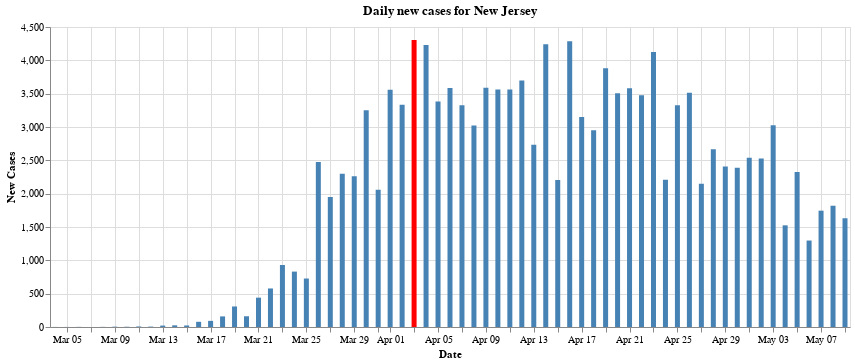

The notebook cell saved with this chart:
### Markdown cell above
## 11 - Graph of daily new cases in New Jersey
Below we plot a graph that shows the increase in cases per day. 
There is a lot of talk on the news about "flattening the curve", however in the daily briefings that Governor Murphy holds, he only talks about developments from the overnight, and rarely shows the actual data plotted as a bar chart. The below chart actually visualizes the said curve that everyone is talking about. And we can see that it is, in fact, flattening

### Code cell
jersey_cases_full=us_states[us_states.state=="New Jersey"]
jersey_cases_county_full=us_counties[us_counties["state"]=="New Jersey"]

jersey_cases=jersey_cases_full.drop('state', axis=1)
jersey_cases=jersey_cases.drop('fips', axis=1)

first_case_date=jersey_cases.iloc[0].date
date_object=first_case_date
# date_object = datetime.strptime(first_case_date, '%Y-%m-%d')
date_object = date_object - timedelta(days=1)
time_string = date_object.strftime('%Y-%m-%d')

jersey_cases.loc[-1] = [time_string, 0, 0]  # adding a row
jersey_cases.index = jersey_cases.index + 1  # shifting index
jersey_cases = jersey_cases.sort_index()  # sorting by index
    
jersey_cases=jersey_cases.set_index('date')


daily_new_cases = jersey_cases.diff()
daily_new_cases=daily_new_cases.reset_index()
daily_new_cases=daily_new_cases.drop(0, axis=0)
daily_new_cases = daily_new_cases.astype({"cases": int, "deaths": int})
daily_new_cases=daily_new_cases.rename(columns={'cases': 'new_cases', 'deaths': 'new_deaths'})


# display(daily_new_cases)


max_daily_increase = daily_new_cases['new_cases'].max()
# display(max_daily_increase)

chart = alt.Chart(daily_new_cases).mark_bar().encode(
    y=alt.Y('new_cases:Q', axis=alt.Axis(title='New Cases')),
    x=alt.X('date:T', axis=alt.Axis(format='%b %d', title='Date')),
    # The highlight will be set on the result of a conditional statement
    color=alt.condition(
        alt.datum.new_cases == max_daily_increase,
        alt.value('red'),    
        alt.value('steelblue')  
    ),
    tooltip=['date:T','new_cases']

).properties(
    width=800,
    title="Daily new cases for New Jersey"
)

    
display(chart)

### Figure 1 — Vega-Lite specification as saved in the notebook (floating-point values rounded to 4 significant figures)
{"config": {"view": {"continuousWidth": 400, "continuousHeight": 300}}, "data": {"name": "data-37fcf27cec509345ecfb55f2c187d1d5"}, "mark": "bar", "encoding": {"color": {"condition": {"value": "red", "test": "(datum.new_cases === 4305)"}, "value": "steelblue"}, "tooltip": [{"type": "temporal", "field": "date"}, {"type": "quantitative", "field": "new_cases"}], "x": {"type": "temporal", "axis": {"format": "%b %d", "title": "Date"}, "field": "date"}, "y": {"type": "quantitative", "axis": {"title": "New Cases"}, "field": "new_cases"}}, "title": "Daily new cases for New Jersey", "width": 800, "$schema": "https://vega.github.io/schema/vega-lite/v4.8.1.json", "datasets": {"data-37fcf27cec509345ecfb55f2c187d1d5": [{"date": "2020-03-04T00:00:00", "new_cases": 1, "new_deaths": 0}, {"date": "2020-03-05T00:00:00", "new_cases": 1, "new_deaths": 0}, {"date": "2020-03-06T00:00:00", "new_cases": 2, "new_deaths": 0}, {"date": "2020-03-07T00:00:00", "new_cases": 0, "new_deaths": 0}, {"date": "2020-03-08T00:00:00", "new_cases": 2, "new_deaths": 0}, {"date": "2020-03-09T00:00:00", "new_cases": 5, "new_deaths": 0}, {"date": "2020-03-10T00:00:00", "new_cases": 4, "new_deaths": 1}, {"date": "2020-03-11T00:00:00", "new_cases": 8, "new_deaths": 0}, {"date": "2020-03-12T00:00:00", "new_cases": 6, "new_deaths": 0}, {"date": "2020-03-13T00:00:00", "new_cases": 21, "new_deaths": 0}, {"date": "2020-03-14T00:00:00", "new_cases": 25, "new_deaths": 1}, {"date": "2020-03-15T00:00:00", "new_cases": 23, "new_deaths": 0}, {"date": "2020-03-16T00:00:00", "new_cases": 78, "new_deaths": 1}, {"date": "2020-03-17T00:00:00", "new_cases": 92, "new_deaths": 0}, {"date": "2020-03-18T00:00:00", "new_cases": 159, "new_deaths": 2}, {"date": "2020-03-19T00:00:00", "new_cases": 308, "new_deaths": 4}, {"date": "2020-03-20T00:00:00", "new_cases": 161, "new_deaths": 2}, {"date": "2020-03-21T00:00:00", "new_cases": 440, "new_deaths": 5}, {"date": "2020-03-22T00:00:00", "new_cases": 578, "new_deaths": 4}, {"date": "2020-03-23T00:00:00", "new_cases": 930, "new_deaths": 7}, {"date": "2020-03-24T00:00:00", "new_cases": 831, "new_deaths": 17}, {"date": "2020-03-25T00:00:00", "new_cases": 727, "new_deaths": 18}, {"date": "2020-03-26T00:00:00", "new_cases": 2474, "new_deaths": 19}, {"date": "2020-03-27T00:00:00", "new_cases": 1949, "new_deaths": 27}, {"date": "2020-03-28T00:00:00", "new_cases": 2299, "new_deaths": 32}, {"date": "2020-03-29T00:00:00", "new_cases": 2262, "new_deaths": 21}, {"date": "2020-03-30T00:00:00", "new_cases": 3250, "new_deaths": 38}, {"date": "2020-03-31T00:00:00", "new_cases": 2060, "new_deaths": 68}, {"date": "2020-04-01T00:00:00", "new_cases": 3559, "new_deaths": 88}, {"date": "2020-04-02T00:00:00", "new_cases": 3335, "new_deaths": 184}, {"date": "2020-04-03T00:00:00", "new_cases": 4305, "new_deaths": 108}, {"date": "2020-04-04T00:00:00", "new_cases": 4229, "new_deaths": 200}, {"date": "2020-04-05T00:00:00", "new_cases": 3381, "new_deaths": 70}, {"date": "2020-04-06T00:00:00", "new_cases": 3585, "new_deaths": 88}, {"date": "2020-04-07T00:00:00", "new_cases": 3326, "new_deaths": 227}, {"date": "2020-04-08T00:00:00", "new_cases": 3021, "new_deaths": 272}, {"date": "2020-04-09T00:00:00", "new_cases": 3590, "new_deaths": 196}, {"date": "2020-04-10T00:00:00", "new_cases": 3561, "new_deaths": 232}, {"date": "2020-04-11T00:00:00", "new_cases": 3563, "new_deaths": 251}, {"date": "2020-04-12T00:00:00", "new_cases": 3699, "new_deaths": 167}, {"date": "2020-04-13T00:00:00", "new_cases": 2734, "new_deaths": 93}, {"date": "2020-04-14T00:00:00", "new_cases": 4240, "new_deaths": 362}, {"date": "2020-04-15T00:00:00", "new_cases": 2206, "new_deaths": 351}, {"date": "2020-04-16T00:00:00", "new_cases": 4287, "new_deaths": 362}, {"date": "2020-04-17T00:00:00", "new_cases": 3150, "new_deaths": 322}, {"date": "2020-04-18T00:00:00", "new_cases": 2953, "new_deaths": 230}, {"date": "2020-04-19T00:00:00", "new_cases": 3881, "new_deaths": 132}, {"date": "2020-04-20T00:00:00", "new_cases": 3505, "new_deaths": 175}, {"date": "2020-04-21T00:00:00", "new_cases": 3581, "new_deaths": 376}, {"date": "2020-04-22T00:00:00", "new_cases": 3478, "new_deaths": 310}, {"date": "2020-04-23T00:00:00", "new_cases": 4124, "new_deaths": 305}, {"date": "2020-04-24T00:00:00", "new_cases": 2207, "new_deaths": 249}, {"date": "2020-04-25T00:00:00", "new_cases": 3327, "new_deaths": 246}, {"date": "2020-04-26T00:00:00", "new_cases": 3515, "new_deaths": 75}, {"date": "2020-04-27T00:00:00", "new_cases": 2150, "new_deaths": 106}, {"date": "2020-04-28T00:00:00", "new_cases": 2668, "new_deaths": 398}, {"date": "2020-04-29T00:00:00", "new_cases": 2408, "new_deaths": 328}, {"date": "2020-04-30T00:00:00", "new_cases": 2388, "new_deaths": 458}, {"date": "2020-05-01T00:00:00", "new_cases": 2538, "new_deaths": 310}, {"date": "2020-05-02T00:00:00", "new_cases": 2527, "new_deaths": 204}, {"date": "2020-05-03T00:00:00", "new_cases": 3027, "new_deaths": 129}, {"date": "2020-05-04T00:00:00", "new_cases": 1525, "new_deaths": 39}, {"date": "2020-05-05T00:00:00", "new_cases": 2324, "new_deaths": 334}, {"date": "2020-05-06T00:00:00", "new_cases": 1297, "new_deaths": 305}, {"date": "2020-05-07T00:00:00", "new_cases": 1745, "new_deaths": 252}, {"date": "2020-05-08T00:00:00", "new_cases": 1819, "new_deaths": 151}, {"date": "2020-05-09T00:00:00", "new_cases": 1631, "new_deaths": 164}]}}
